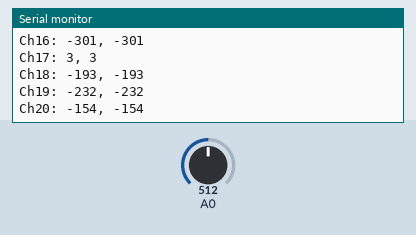
A sketch run on a simulated Arduino Uno, built with avr-gcc and run on an emulated ATmega328P. Parts: the last lines printed to the serial monitor. The test bench sets the inputs (shaded band); at power-on: A0 = 512. Random numbers use the default seed unless the sketch sets one.

Above: at 2.2 s.
2.3 s: A0 set to 716
At 4.7 s:
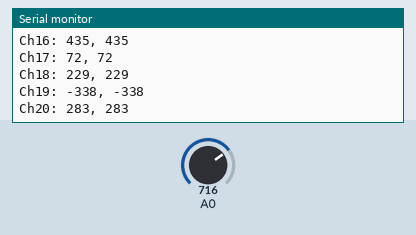
5.4 s: A0 set to 900
At 7.2 s:
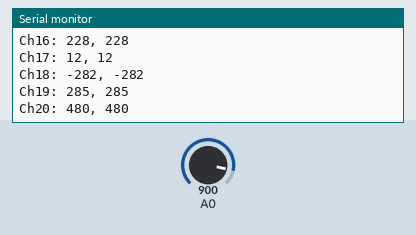
Timing chart, 0 to 8.7 s (numbered marks = the images above; inputs shaded):
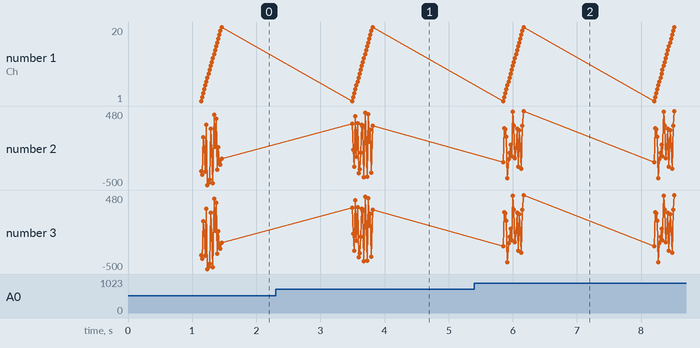

The sketch:

rc_data_encode_decode.ino
```cpp
#include "Arduino.h"

#define NUM_RC_CHANNELS 20

#define FIXED_PAYLOAD_SIZE ((((NUM_RC_CHANNELS * 10) + 7) / 8) + 1)

#if FIXED_PAYLOAD_SIZE < 10
  #undef  FIXED_PAYLOAD_SIZE
  #define FIXED_PAYLOAD_SIZE  10
#endif

void testEncDec()
{
  int16_t channelOut[NUM_RC_CHANNELS];
  //fill with random data
  randomSeed(analogRead(A0));
  for(uint8_t i = 0; i < NUM_RC_CHANNELS; i++)
  {
    channelOut[i] = random(-500, 500);
  }

  //--------- encode -----------
  uint32_t encTimeQQ = micros();
  uint8_t dataBuff[FIXED_PAYLOAD_SIZE];
  memset(dataBuff, 0, sizeof(dataBuff));
  for(uint8_t chIdx = 0; chIdx < NUM_RC_CHANNELS; chIdx++)
  {
    uint16_t val = (channelOut[chIdx] + 500) & 0xFFFF;
    //encode into 10bit resolution bitstream
    uint8_t aIdx = chIdx + (chIdx / 4);
    uint8_t bIdx = aIdx + 1;
    uint8_t aShift = ((chIdx % 4) + 1) * 2;
    uint8_t bShift = 8 - aShift;
    dataBuff[aIdx] |= ((val >> aShift) & 0xFF);
    dataBuff[bIdx] |= ((val << bShift) & 0xFF);
  }
  encTimeQQ = micros() - encTimeQQ;

  //-------- Decode -----------
  uint32_t decTimeQQ = micros();
  uint16_t chData[NUM_RC_CHANNELS];
  for(uint8_t chIdx = 0; chIdx < NUM_RC_CHANNELS; chIdx++)
  {
    uint8_t aIdx = chIdx + (chIdx / 4);
    uint8_t bIdx = aIdx + 1;
    uint8_t aShift = ((chIdx % 4) + 1) * 2;
    uint8_t bShift = 8 - aShift;
    uint16_t aMask = ((uint16_t)0x0400) - ((uint16_t)1 << aShift);
    uint8_t  bMask = ((uint16_t)1 << (8-bShift)) - 1;

    chData[chIdx] = (((uint16_t)dataBuff[aIdx] << aShift) & aMask) | (((uint16_t)dataBuff[bIdx] >> bShift) & bMask);
  }
  decTimeQQ = micros() - decTimeQQ;

  //-------- Print the input output ---------
  Serial.print("\r\nEncode time: ");
  Serial.print(encTimeQQ);
  Serial.print("us\r\n");
  Serial.print("Decode time: ");
  Serial.print(decTimeQQ);
  Serial.print("us\r\n");

  Serial.print("Input, Output\r\n");
  for(uint8_t chIdx = 0; chIdx < NUM_RC_CHANNELS; chIdx++)
  {
    Serial.print("Ch");
    Serial.print(chIdx + 1);
    Serial.print(": ");
    Serial.print(channelOut[chIdx]);
    Serial.print(", ");
    int16_t val = chData[chIdx];
    val -= 500;
    Serial.print(val);
    Serial.println();
  }
}

void setup()
{
  Serial.begin(9600);
  delay(1000);
}

void loop()
{
  Serial.print("\r\n======== 10 bit encode decode test ===========\r\n");
  for(uint8_t cnt = 0; cnt < 10; cnt++)
  {
    Serial.print("\r\n----- Run ");
    Serial.print(cnt + 1);
    Serial.print(" of 10 ------\r\n");

    testEncDec();
    delay(2000);
  }

  Serial.print("\r\nTest completed\r\n");

  while(1)
  {
  }
}
```

Measured:
- after the input at 2.3 s, the serial monitor: prints a new line after 1.2 s (image 1)
- after the input at 5.4 s, the serial monitor: prints a new line after 0.45 s (image 2)
- plotted number 2: -154 → 283 after the input at 2.3 s, 283 → 480 after the input at 5.4 s
- plotted number 3: -154 → 283 after the input at 2.3 s, 283 → 480 after the input at 5.4 s
